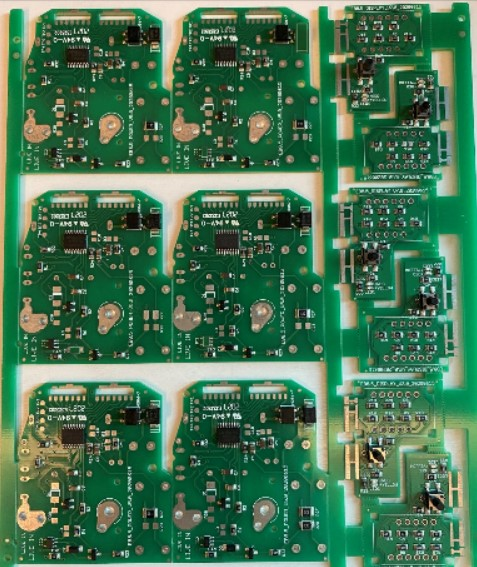
#> input picture images/1.jpg, 477 x 567 px; its folder holds 4 pictures in this run
$ python video_generator.py
#> lines starting #> are read from the running program, lines starting #| are printed output that depends on the picture
# pip install opencv-python numpy
# pip install cv2
# pip install os

import cv2
import os
import numpy as np

image_folder = 'images'
images = [img for img in os.listdir(image_folder) if img.endswith(".png") or img.endswith(".jpg")]

images.sort()

def create_sliding_frames(images, image_folder, frame_width, frame_height, slide_speed, band_height):
#> called with image_folder = 'images', frame_width = 440, frame_height = 550, slide_speed = 4, band_height = 100
    frames = []
    total_height = len(images) * (frame_height + band_height) - band_height

    # Create a blank canvas large enough to hold all images stacked vertically with bands
    canvas = np.zeros((total_height, frame_width, 3), dtype=np.uint8)

    # Place each image on the canvas with a black band between each
    for idx, image_name in enumerate(images):
        image_path = os.path.join(image_folder, image_name)
        image = cv2.imread(image_path)
#> image is the input picture: shape (567, 477, 3); mean B, G, R 84.5, 117.8, 69.9
        image = cv2.resize(image, (frame_width, frame_height))
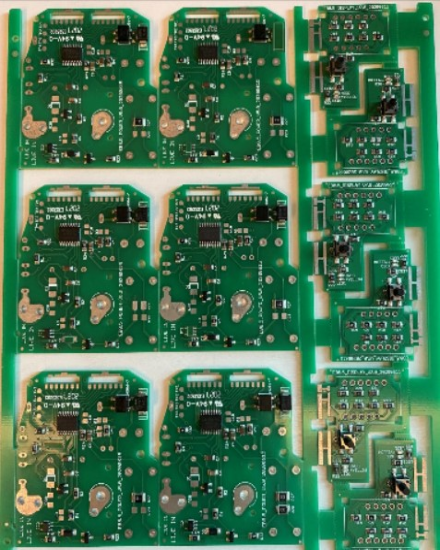
#> image: shape (550, 440, 3); mean B, G, R 84.4, 117.7, 69.8
        y_start = idx * (frame_height + band_height)
        y_end = y_start + frame_height
        canvas[y_start:y_end, :] = image
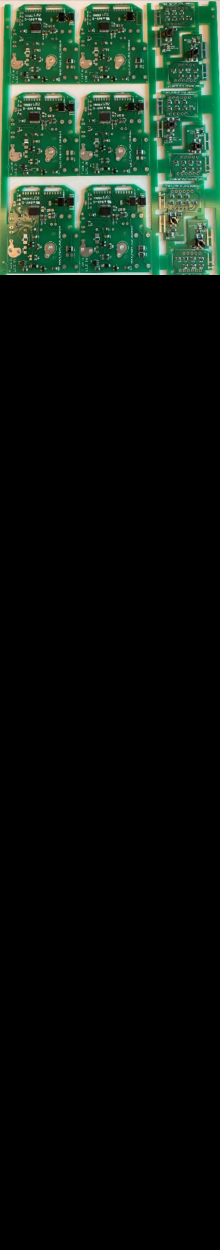
#> canvas: shape (2500, 440, 3) (shown at 1/2 size); mean B, G, R 18.6, 25.9, 15.4
        if idx < len(images) - 1:
            canvas[y_end:y_end + band_height, :] = (0, 0, 0)  # Black band
#> pass 2 of the loop in create_sliding_frames, `for idx, image_name in enumerate(images):`:
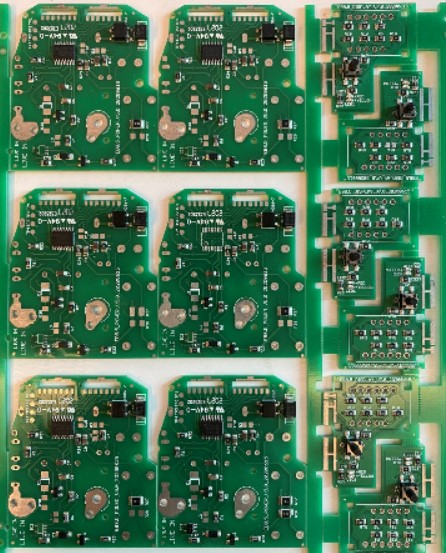
#> input picture images/2.jpg, 446 x 553 px
#> in create_sliding_frames, image is the input picture: shape (553, 446, 3); mean B, G, R 88.7, 120.3, 74.6
#> in create_sliding_frames, `image = cv2.resize(image, (frame_width, frame_height))`:
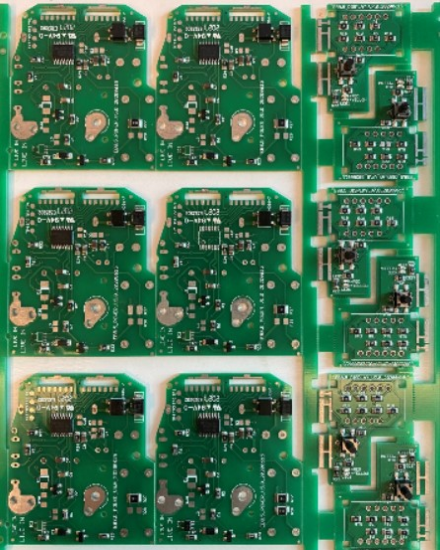
#> image: shape (550, 440, 3); mean B, G, R 88.6, 120.2, 74.5
#> in create_sliding_frames, `canvas[y_start:y_end, :] = image`:
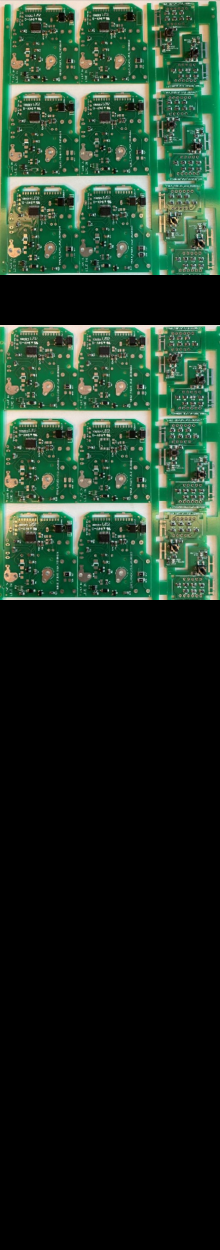
#> canvas: shape (2500, 440, 3) (shown at 1/2 size); mean B, G, R 38.1, 52.3, 31.7
#> pass 3 of the loop in create_sliding_frames, `for idx, image_name in enumerate(images):`:
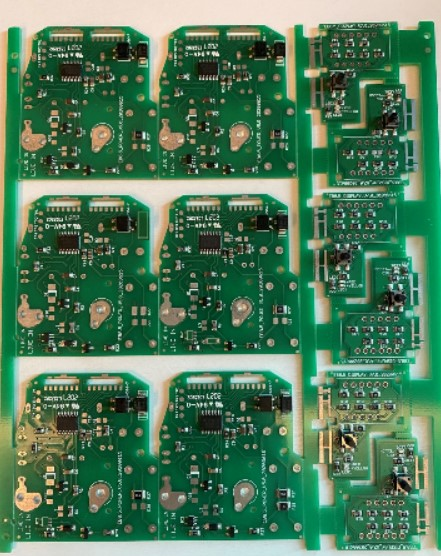
#> input picture images/3.jpg, 441 x 556 px
#> in create_sliding_frames, image is the input picture: shape (556, 441, 3); mean B, G, R 91.1, 123.2, 77.9
#> in create_sliding_frames, `image = cv2.resize(image, (frame_width, frame_height))`:
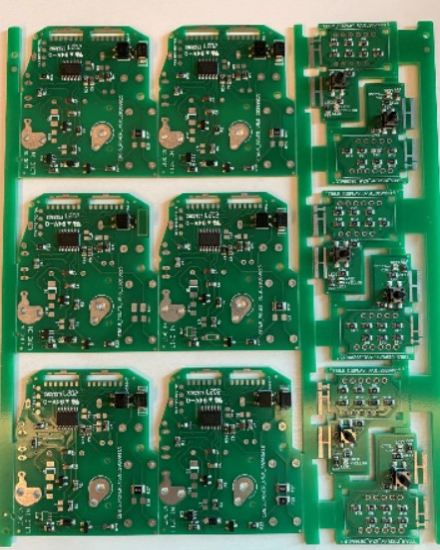
#> image: shape (550, 440, 3); mean B, G, R 91, 123, 77.8
#> in create_sliding_frames, `canvas[y_start:y_end, :] = image`:
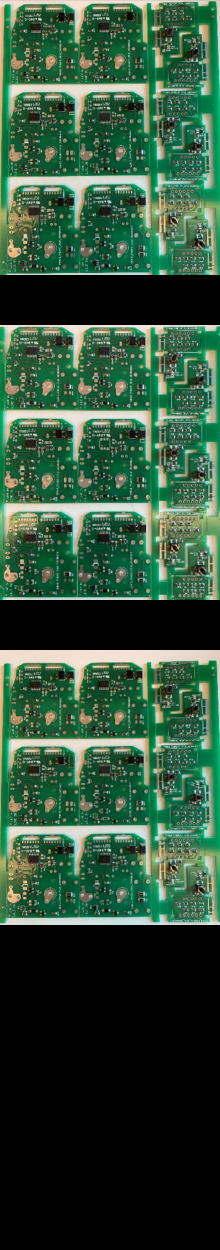
#> canvas: shape (2500, 440, 3) (shown at 1/2 size); mean B, G, R 58.1, 79.4, 48.9
#> the loop made 4 passes; the first 3 are shown

    # Create sliding frames
    for shift in range(0, total_height - frame_height + 1, slide_speed):
        frame = canvas[shift:shift + frame_height, :]
        frames.append(frame)
#> this loop made 488 passes
#> shift on passes 2 to 4: 4, 8, 12
#> pass 2, in create_sliding_frames, `frame = canvas[shift:shift + frame_height, :]`:
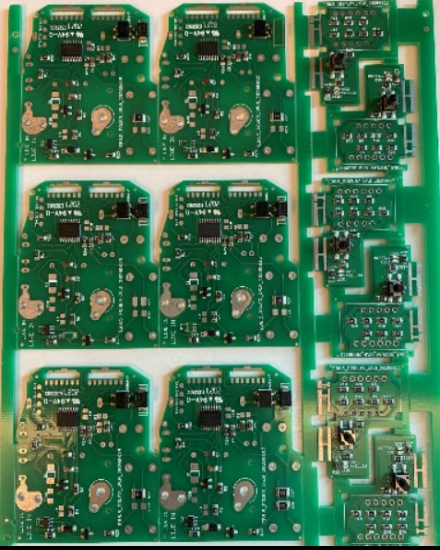
#> frame: shape (550, 440, 3); mean B, G, R 83, 116.1, 68.2
#> pass 3, in create_sliding_frames, `frame = canvas[shift:shift + frame_height, :]`:
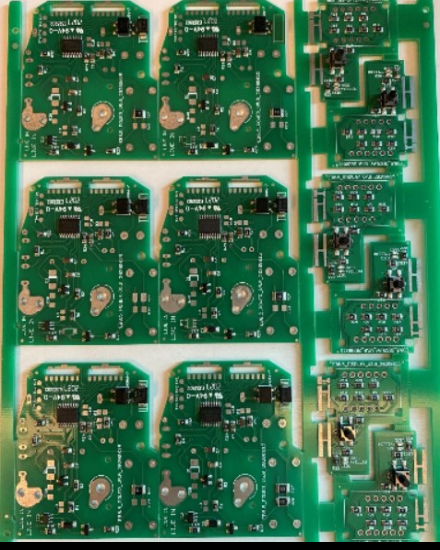
#> frame: shape (550, 440, 3); mean B, G, R 81.6, 114.7, 66.8
#> after the loop, frames = 488 items

    return frames

def create_video(frames, output_path, fps):
    height, width, layers = frames[0].shape
    size = (width, height)

    # Use 'mp4v' codec for MP4 format
    out = cv2.VideoWriter(output_path, cv2.VideoWriter_fourcc(*'mp4v'), fps, size)

    for frame in frames:
        out.write(frame)
    out.release()

# Parameters
frame_width = 440
frame_height = 550
band_height = 100  # Height of the black band between images
slide_speed = 4  # Pixels to slide per frame
fps = 30
output_path = 'input_video.mp4'

# Create frames with vertical sliding effect
frames = create_sliding_frames(images, image_folder, frame_width, frame_height, slide_speed, band_height)
#> frames = 488 items
# Create v
# Create video
create_video(frames, output_path, fps)
